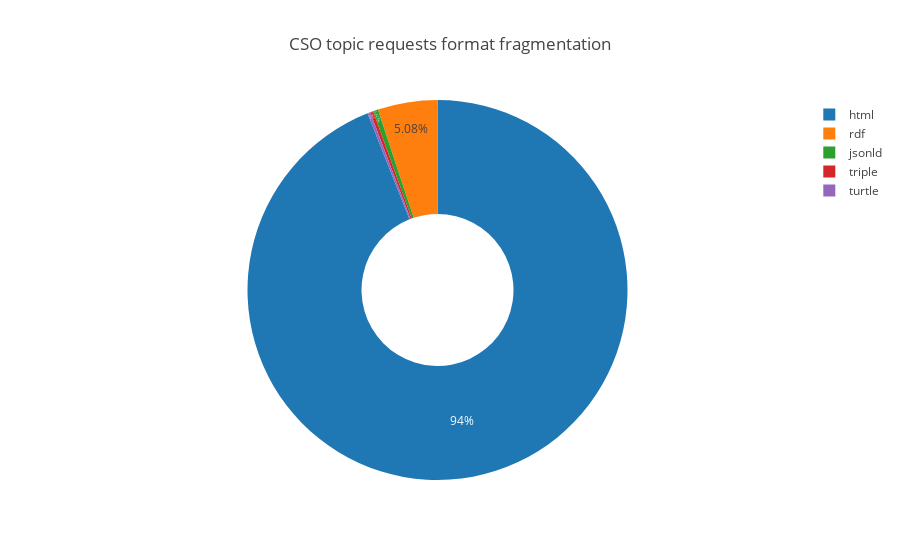

Write notebook code for a chart like this one.
### Markdown cell above
# Analysis of CSO topic requests

### Code cell
formats = topics_req_df.groupby('format')[['id']].nunique()

pie = go.Pie(values=formats.id,
              labels=formats.index,
              textposition='inside',
              name='Format',
              hoverinfo='label+value+name',
              hole=.4)

donut = go.Layout(title='CSO topic requests format fragmentation')
fig = go.Figure(data=[pie], layout=donut)
plotly.offline.iplot(fig)

### Figure 1 — Plotly figure (JSON) as saved in the notebook; plotly's stock layout.template omitted (floating-point values rounded to 4 significant figures)
{"data": [{"hole": 0.4, "hoverinfo": "label+value+name", "labels": ["html", "jsonld", "rdf", "triple", "turtle"], "name": "Format", "textposition": "inside", "type": "pie", "uid": "bb2fbb42-b3ff-4a59-a6b6-a0b5ac2f9d53", "values": [12010, 54, 649, 34, 30]}], "layout": {"title": "CSO topic requests format fragmentation"}}
